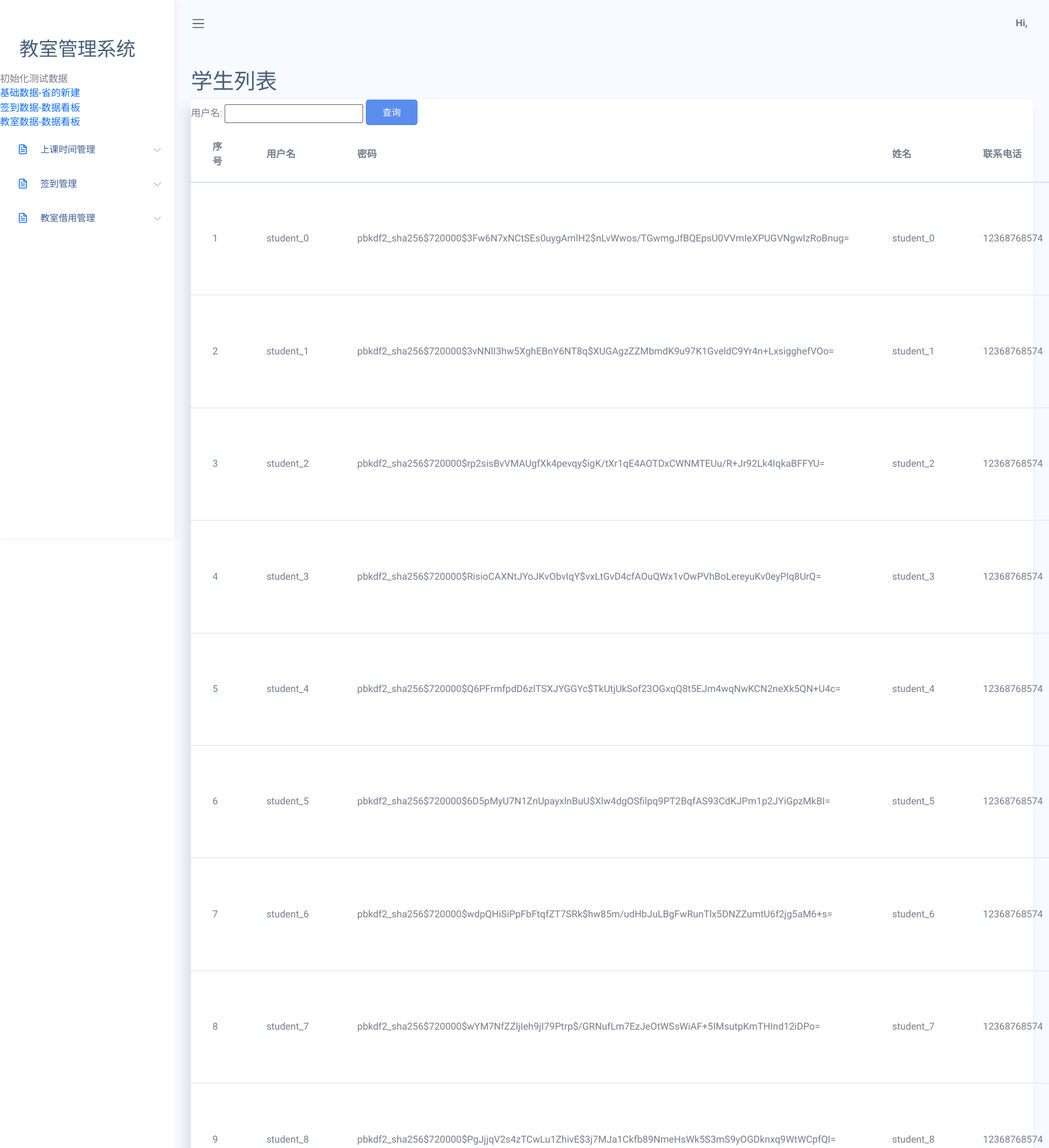
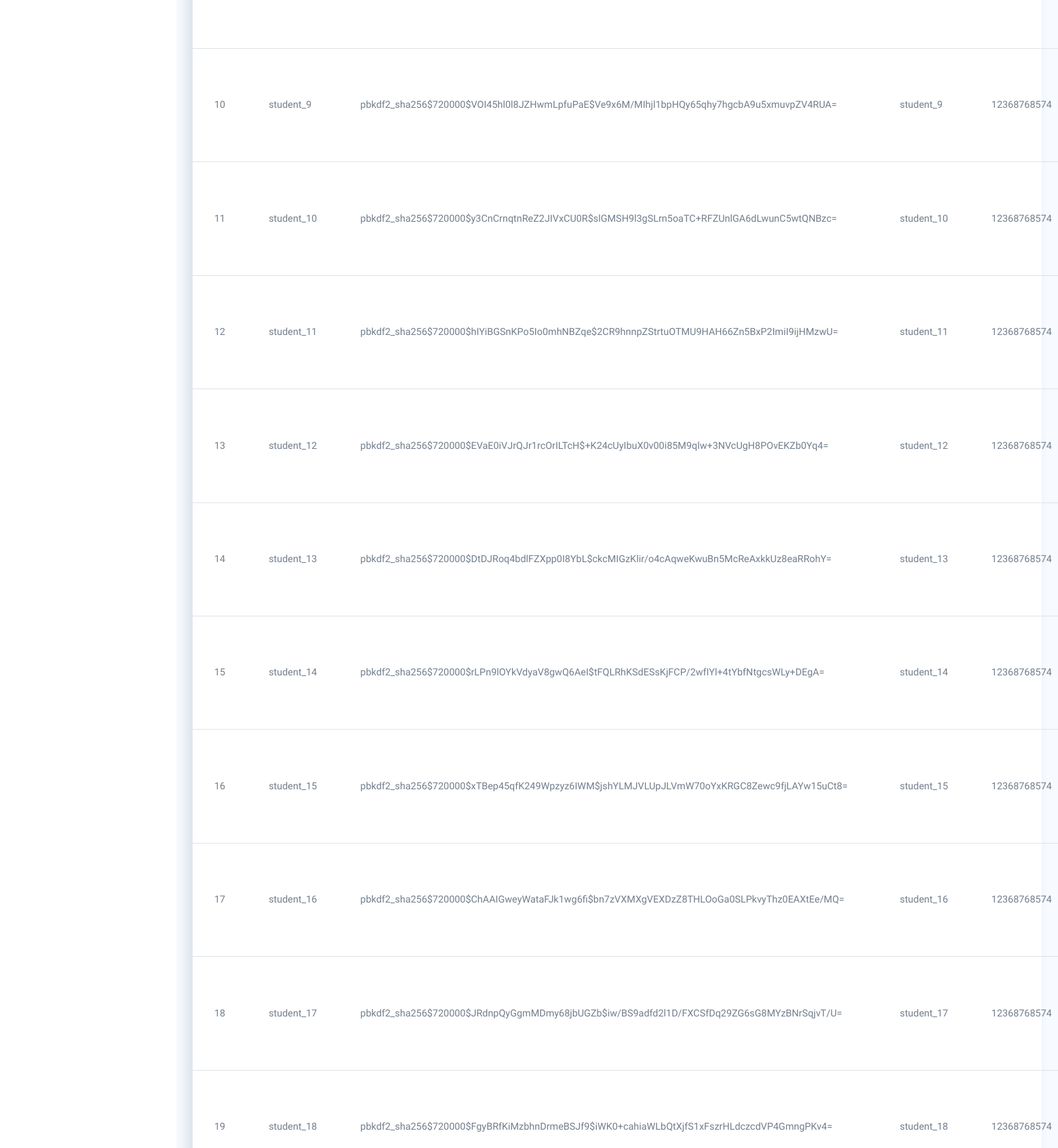
The app's page /xuesheng/xueshenglist (upper part) with its own data (2 pictures, top to bottom).
### app/models.py (models this page shows)
class xuesheng(models.Model):
    yhm=models.CharField(max_length=40)#用户名
    mm=models.CharField(max_length=40)#密码
    xm=models.CharField(max_length=40)#姓名
    lxdh=models.CharField(max_length=40)#联系电话
    zy=models.CharField(max_length=40)#专业

### app/views.py (the view)
# urls.py: path('xuesheng/xueshenglist', views.xueshenglist),
def xueshenglist(request):
    print(request.method)
    global list
    if request.method == 'GET':
        yhm= request.GET.get('yhm')#用户名
        if not yhm:
            yhm = ""
        print(yhm)
        list = models.xuesheng.objects.filter(yhm__icontains=yhm).all()  # 获取xuesheng表所有的数据
    return render(request, "xuesheng/xueshenglist.html", {'list': list})

### app/templates/xuesheng/xueshenglist.html (shortened to what this page needs)
<!DOCTYPE html>
<html lang="en">
<head>
    <link rel="stylesheet" href="/static/assets/css/bootstrap.css">
<link rel="stylesheet" href="/static/assets/vendors/simple-datatables/style.css">
    <link rel="stylesheet" href="/static/assets/vendors/perfect-scrollbar/perfect-scrollbar.css">
    <link rel="stylesheet" href="/static/assets/css/app.css">
</head>
<body>
    <div id="app">
        <div id="sidebar" class='active'>
            <div class="sidebar-wrapper active">
   {% include "../menu.html" %}
</div>
        </div>
        <div id="main">
    {% include "../header.html" %}
<div class="main-content container-fluid">
    <div class="page-title">
        <div class="row">
            <div class="col-12 col-md-6 order-md-1 order-last">
                <h3>学生列表</h3>
            </div>
        </div>
    </div>
    <section class="section">
        <div class="card">
	<form name="form" method="get" action="">
            <div class="card-responsive">
					用户名:
                                  <input type="text" autocomplete="off" name="yhm" value="" class="layui-input">
                                <button class="btn btn-primary mr-1 mb-1">查询</button>
               <table class="table"  id="table1">
              <thead>
                <tr>
				<th>序号</th>
						         <th >用户名</th>
						         <th >密码</th>
						         <th >姓名</th>
						         <th >联系电话</th>
                </tr>
              </thead>
            <TBODY id="table2">
					      {% for value in list %}
						<tr>
						<td>{{ forloop.counter}}</td>
					        <td  >{{ value.yhm}}</td>
					        <td  >{{ value.mm}}</td>
					        <td  >{{ value.xm}}</td>
					        <td  >{{ value.lxdh}}</td>
						</tr>
                    {% endfor %}
		    </TBODY>
            </table>
		</form>
            </div>
        </div>
</div>
        </div>
</body>
</html>

### app/static/assets/css/app.css (style rules this page uses)
* { font-family: "Raleway"; }
#app { position: relative; }
#main { margin-left: 260px; background-color: #F7FAFF; min-height: 100vh; transition: margin-left 0.6s ease-out; }
#main .main-content { padding: 2rem 1.5rem; }
#main .main-content .page-title h3 { font-size: 2rem; }
button { outline: 0; }
.btn.btn-primary { color: #fff; }
#sidebar.active .sidebar-wrapper { left: 0; }
.sidebar-wrapper { width: 260px; height: 100vh; position: fixed; top: 0; z-index: 10; background-color: #fff; bottom: 0; border-right: 1px solid #eee; box-shadow: 0 0 10px #ececec; left: -260px; transition: left 0.6s ease-out; }
.card { box-shadow: -8px 12px 18px 0 rgba(25, 42, 70, 0.13); margin-bottom: 2.2rem; }
.table td, .dataTable-table td, .table thead th, .dataTable-table thead th { vertical-align: middle; }
.table thead th, .dataTable-table thead th { border-bottom: 2px solid #475F7B; }

### records on screen
xuesheng: yhm "student_0", mm "pbkdf2_sha256$720000$3Fw6N7xNCtSEs0uygAmlH2$nLvWwos/TGwmgJfBQEpsU0VVmIeXPUGVNgwIzRoBnug=", xm "student_0", lxdh "12368768574"
xuesheng: yhm "student_1", mm "pbkdf2_sha256$720000$3vNNlI3hw5XghEBnY6NT8q$XUGAgzZZMbmdK9u97K1GveldC9Yr4n+LxsigghefVOo=", xm "student_1", lxdh "12368768574"
xuesheng: yhm "student_2", mm "pbkdf2_sha256$720000$rp2sisBvVMAUgfXk4pevqy$igK/tXr1qE4AOTDxCWNMTEUu/R+Jr92Lk4IqkaBFFYU=", xm "student_2", lxdh "12368768574"
xuesheng: yhm "student_3", mm "pbkdf2_sha256$720000$RisioCAXNtJYoJKvObvIqY$vxLtGvD4cfAOuQWx1vOwPVhBoLereyuKv0eyPlq8UrQ=", xm "student_3", lxdh "12368768574"
xuesheng: yhm "student_4", mm "pbkdf2_sha256$720000$Q6PFrmfpdD6zlTSXJYGGYc$TkUtjUkSof23OGxqQ8t5EJm4wqNwKCN2neXk5QN+U4c=", xm "student_4", lxdh "12368768574"
xuesheng: yhm "student_5", mm "pbkdf2_sha256$720000$6D5pMyU7N1ZnUpayxlnBuU$Xlw4dgOSfilpq9PT2BqfAS93CdKJPm1p2JYiGpzMkBI=", xm "student_5", lxdh "12368768574"
xuesheng: yhm "student_6", mm "pbkdf2_sha256$720000$wdpQHiSiPpFbFtqfZT7SRk$hw85m/udHbJuLBgFwRunTlx5DNZZumtU6f2jg5aM6+s=", xm "student_6", lxdh "12368768574"
xuesheng: yhm "student_7", mm "pbkdf2_sha256$720000$wYM7NfZZljIeh9jI79Ptrp$/GRNufLm7EzJeOtWSsWiAF+5IMsutpKmTHInd12iDPo=", xm "student_7", lxdh "12368768574"
xuesheng: yhm "student_8", mm "pbkdf2_sha256$720000$PgJjjqV2s4zTCwLu1ZhivE$3j7MJa1Ckfb89NmeHsWk5S3mS9yOGDknxq9WtWCpfQI=", xm "student_8", lxdh "12368768574"
xuesheng: yhm "student_9", mm "pbkdf2_sha256$720000$VOI45hl0l8JZHwmLpfuPaE$Ve9x6M/MIhjl1bpHQy65qhy7hgcbA9u5xmuvpZV4RUA=", xm "student_9", lxdh "12368768574"
xuesheng: yhm "student_10", mm "pbkdf2_sha256$720000$y3CnCrnqtnReZ2JIVxCU0R$slGMSH9l3gSLrn5oaTC+RFZUnlGA6dLwunC5wtQNBzc=", xm "student_10", lxdh "12368768574"
xuesheng: yhm "student_11", mm "pbkdf2_sha256$720000$hIYiBGSnKPo5Io0mhNBZqe$2CR9hnnpZStrtuOTMU9HAH66Zn5BxP2ImiI9ijHMzwU=", xm "student_11", lxdh "12368768574"
xuesheng: yhm "student_12", mm "pbkdf2_sha256$720000$EVaE0iVJrQJr1rcOrILTcH$+K24cUyIbuX0v00i85M9qlw+3NVcUgH8POvEKZb0Yq4=", xm "student_12", lxdh "12368768574"
xuesheng: yhm "student_13", mm "pbkdf2_sha256$720000$DtDJRoq4bdlFZXpp0I8YbL$ckcMIGzKlir/o4cAqweKwuBn5McReAxkkUz8eaRRohY=", xm "student_13", lxdh "12368768574"
xuesheng: yhm "student_14", mm "pbkdf2_sha256$720000$rLPn9lOYkVdyaV8gwQ6AeI$tFQLRhKSdESsKjFCP/2wfIYl+4tYbfNtgcsWLy+DEgA=", xm "student_14", lxdh "12368768574"
xuesheng: yhm "student_15", mm "pbkdf2_sha256$720000$xTBep45qfK249Wpzyz6IWM$jshYLMJVLUpJLVmW70oYxKRGC8Zewc9fjLAYw15uCt8=", xm "student_15", lxdh "12368768574"
xuesheng: yhm "student_16", mm "pbkdf2_sha256$720000$ChAAIGweyWataFJk1wg6fi$bn7zVXMXgVEXDzZ8THLOoGa0SLPkvyThz0EAXtEe/MQ=", xm "student_16", lxdh "12368768574"
xuesheng: yhm "student_17", mm "pbkdf2_sha256$720000$JRdnpQyGgmMDmy68jbUGZb$iw/BS9adfd2l1D/FXCSfDq29ZG6sG8MYzBNrSqjvT/U=", xm "student_17", lxdh "12368768574"
xuesheng: yhm "student_18", mm "pbkdf2_sha256$720000$FgyBRfKiMzbhnDrmeBSJf9$iWK0+cahiaWLbQtXjfS1xFszrHLdczcdVP4GmngPKv4=", xm "student_18", lxdh "12368768574"
